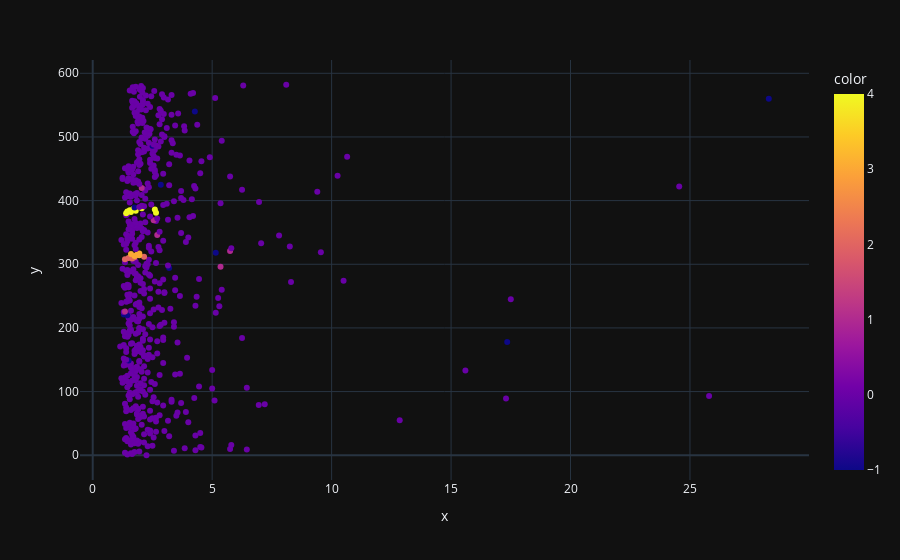

Source (notebook cell):
### Code cell
px.scatter(x=df2.iloc[:,0], y=range(0,583),color=labels2, color_discrete_map="plasma")

### Figure 1 — Plotly figure (JSON) as saved in the notebook; plotly's stock layout.template omitted (floating-point values rounded to 4 significant figures; data arrays with more than 128 entries replaced by an {"elided": "..."} marker saying what was removed)
{"data": [{"hovertemplate": "x=%{x}<br>y=%{y}<br>color=%{marker.color}<extra></extra>", "legendgroup": "", "marker": {"color": {"elided": "583 int values"}, "coloraxis": "coloraxis", "symbol": "circle"}, "mode": "markers", "name": "", "orientation": "v", "showlegend": false, "x": {"elided": "583 float values"}, "xaxis": "x", "y": {"elided": "583 int values"}, "yaxis": "y", "type": "scatter"}], "layout": {"xaxis": {"anchor": "y", "domain": [0.0, 1.0], "title": {"text": "x"}}, "yaxis": {"anchor": "x", "domain": [0.0, 1.0], "title": {"text": "y"}}, "coloraxis": {"colorbar": {"title": {"text": "color"}}, "colorscale": [[0.0, "#0d0887"], [0.1111, "#46039f"], [0.2222, "#7201a8"], [0.3333, "#9c179e"], [0.4444, "#bd3786"], [0.5556, "#d8576b"], [0.6667, "#ed7953"], [0.7778, "#fb9f3a"], [0.8889, "#fdca26"], [1.0, "#f0f921"]]}, "legend": {"tracegroupgap": 0}, "margin": {"t": 60}}}
